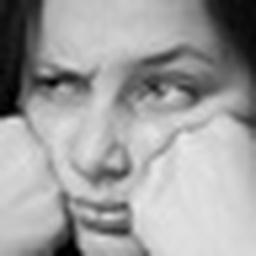
#> input picture Cleaned Dataset/Angry/10100.jpg, 256 x 256 px; its folder holds only this picture in this run
$ python DataVisualer.py
#> lines starting #> are read from the running program, lines starting #| are printed output that depends on the picture
import os
import numpy as np
import matplotlib.pyplot as plt
from PIL import Image
import random

#Declare the dataset source
source = 'Cleaned Dataset'

#Establish a dict that will contain all the paths to the individual images in each respective subfolder
categoriesContent = {}
#Loop through each sub-directory
for category in os.listdir(source):
    #Create path to sub-sirectory
    categoryPath = os.path.join(source, category)

    #Create a list to store result for images
    images = []
    #Loop through each image in sub-directory
    for img in os.listdir(categoryPath):
        images.append(os.path.join(categoryPath, img)) #Append image path to list

    #Add to dictionary in respective category
    categoriesContent[category] = images
#> pass 2 of the loop `for category in os.listdir(source):`:

#Define function to plot distribution of images across differant categories
def PlotNumericalDistribution():
    #Create empty lists
    categoryCounts = []
    categories = []

    #Fill lists by looping through categoriesContent dictionary
    for key, value in categoriesContent.items():
        categories.append(key)
        categoryCounts.append(len(value))

    #Plotting barchart
    plt.figure(figsize=(10, 5))
    plt.title('Category Distribution')
    plt.xlabel('Categories')
    plt.ylabel('Number of Images')
    plt.bar(categories, categoryCounts, color='green')
    plt.show()
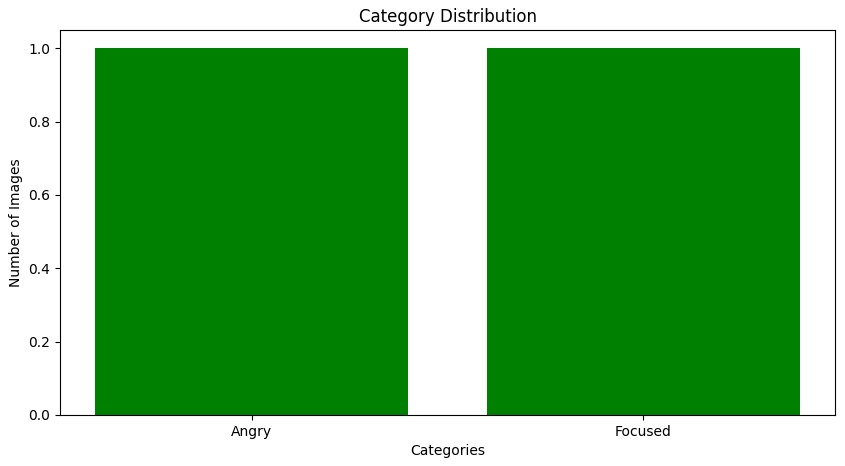
#> figure drawn by matplotlib, 1 panel

#Creating funtion that will plot the pixel density across all iamges
def PlotPixelDensity():
    #Creating figure
    plt.figure(figsize=(15, 10))

    #Create iterator starting at 1
    count = 1
    #Loop through dictionary
    for key, value in categoriesContent.items():
        #Create numpy array of total pixels to store array of values
        allPixels = np.array([])

        #Loop through all images
        for path in value:
            #Open each iamge and ravel them
            pixels = np.array(Image.open(path)).ravel()
            #Concatenate to the numpy array the new value
            allPixels = np.concatenate([allPixels, pixels])

        #Add to the plot results
        plt.subplot(2, 2, count)
        plt.hist(allPixels, bins=256, color='gray', alpha=0.75)
        plt.title(f'Pixel Intensity Distribution for {key}')

        #Increase iterator
        count = count + 1
#> pass 2 of the loop in PlotPixelDensity, `for key, value in categoriesContent.items():`:
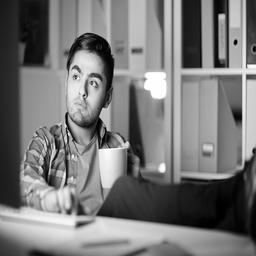
#> input picture Cleaned Dataset/Focused/image_1.jpg, 256 x 256 px

    #Plot results
    plt.tight_layout()
    plt.show()
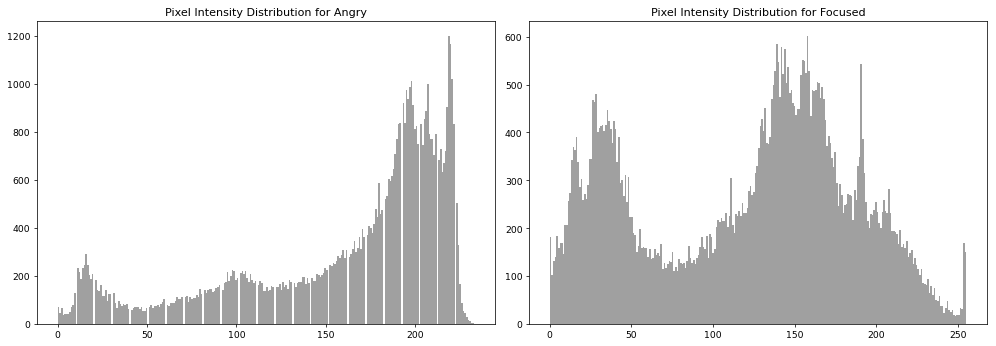
#> figure drawn by matplotlib, 2 panels; panel 1: tallest bar 1202 high, from x = 218.4 to 219.3; panel 2: tallest bar 602 high, from x = 157.4 to 158.4

#Creating the function to plot 15 picture samples and their pixel histogram for each category
def PlotSamplePictures():
    #Loop through dictionary
    for key, value in categoriesContent.items():
        #Pick 15 random samples
        samples = random.sample(value, min(len(value), 15))

        #Creating figure
        plt.figure(figsize=(10, 20))
        #Create iterator starting at 1
        count = 0
        #Loop through sampled images
        for path in samples:

            #Open image
            img = np.array(Image.open(path))
#> img is the input picture: shape (256, 256); min 0, max 233, mean 159.7

            #Plot images
            plt.subplot(5, 6, 2*count+1)
            plt.imshow(img, cmap='gray')
            plt.axis('off')

            #Plot histogram
            plt.subplot(5, 6, 2*count+2)
            plt.hist(img.ravel(), bins=256, color='gray')
            plt.axis('off')

            #Increase Iterator
            count = count + 1

        #Show scene
        plt.suptitle(f'Sample Images and their Histograms for {key}')
        plt.show()
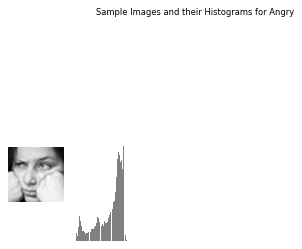
#> figure drawn by matplotlib, 2 panels
#> pass 2 of the loop in PlotSamplePictures, `for key, value in categoriesContent.items():`:
#> in PlotSamplePictures, img is the input picture: shape (256, 256); min 0, max 255, mean 120.2
#> in PlotSamplePictures, `plt.show()`:
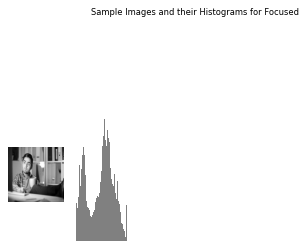
#> figure drawn by matplotlib, 2 panels

PlotNumericalDistribution()
PlotPixelDensity()
PlotSamplePictures()
